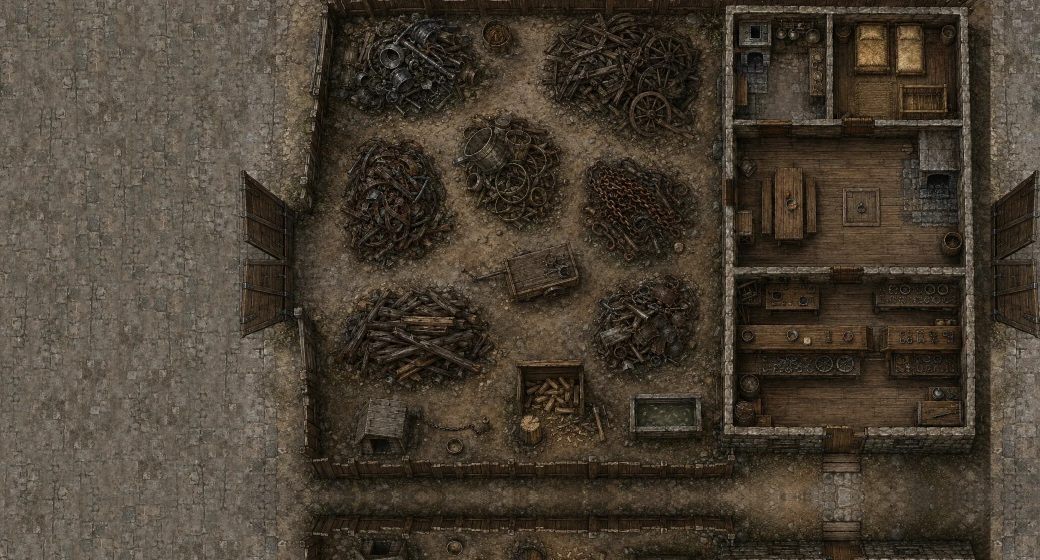
#> input picture fg/art/images/the-scrapyard.webp, 2080 x 1120 px (shown at 1/2 size)
$ python cut-yard-door.py
#> lines starting #> are read from the running program, lines starting #| are printed output that depends on the picture; after the words box and inside, x2 and y2 are one past the last pixel; in counts of white or black regions, pixels touching at a corner belong together
"""Cut a doorway between the yard and the house on the scrapyard plate.

The plate was generated with a solid west wall, so the house had no way in from the
yard at all - the occluder carried a door that sat on painted stone. Rather than
re-rolling the whole plate for one opening (which would move every wall the occluders
are written against), this transplants the house's own interior door: the leaf between
the living room and the shop, rotated a quarter turn into the west wall.

Using the plate's own art keeps the lighting, palette and stonework consistent, which
no amount of prompt-wrangling reliably does.

    python fg/art/edits/cut-yard-door.py

Already applied, and the plate has since been widened (widen-street.py), so the
coordinates below are for the ORIGINAL 1600px plate: add 480 to every x before
running this against the current one.
"""
import os
from PIL import Image, ImageFilter

HERE = os.path.dirname(os.path.abspath(__file__))
PLATE = os.path.join(HERE, '..', 'images', 'the-scrapyard.webp')

# The interior door between the living room and the shop, leaf plus a band of wall
# above and below it, measured off the plate.
SRC = (1184, 522, 1246, 571)
# Where it goes: the west wall at the one stretch of living-room floor with nothing
# standing against it. The wall is measured, not guessed - the source wall is 49px
# thick and this one is 24, so the tile is squeezed to fit rather than allowed to
# spill onto the floorboards, where wood on wood reads as a crate and not a door.
WALL_X0, WALL_X1 = 964, 989
DOOR_Y0, DOOR_Y1 = 352, 418


def main():
    im = Image.open(PLATE).convert('RGB')
#> im is the input picture: PIL image 2080x1120 RGB; mean R, G, B 72.7, 63.1, 50.5
    w, h = WALL_X1 - WALL_X0, DOOR_Y1 - DOOR_Y0
    tile = (im.crop(SRC)
              .rotate(90, expand=True, resample=Image.BICUBIC)
              .resize((w, h), Image.LANCZOS))
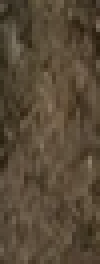
#> tile: PIL image 25x66 RGB (shown 4 times larger); mean R, G, B 87.5, 73.3, 54.7

    # Feather along the wall (top and bottom), where the transplant meets the stonework
    # it is interrupting. Across the wall the edges are the wall's own faces and must
    # stay hard, or the doorway blurs into the yard on one side and the floor on the
    # other and stops reading as an opening at all.
    mask = Image.new('L', (w, h), 0)
#> mask: PIL image 25x66 L; every value is 0
    mask.paste(Image.new('L', (w, h - 10), 255), (0, 5))
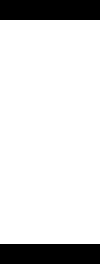
#> mask: PIL image 25x66 L (shown 4 times larger); 84.8% white; 2 black regions, box (x1, y1, x2, y2) and area: (0, 0, 25, 5) 125, (0, 61, 25, 66) 125
    mask = mask.filter(ImageFilter.GaussianBlur(2))
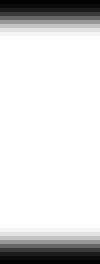
#> mask: PIL image 25x66 L (shown 4 times larger); min 2, max 255, mean 216.4

    im.paste(tile, (WALL_X0, DOOR_Y0), mask)
    im.save(PLATE, 'WEBP', quality=88, method=6)
    print('doorway cut at x %d-%d, y %d-%d  (%s, %.0f KB)'
          % (WALL_X0, WALL_X1, DOOR_Y0, DOOR_Y1,
             '%dx%d' % im.size, os.path.getsize(PLATE) / 1024))
#| doorway cut at x 964-989, y 352-418  (2080x1120, 624 KB)


if __name__ == '__main__':
    main()

$ run again, with fg/art/images/lupenors-market.webp copied over fg/art/images/the-scrapyard.webp
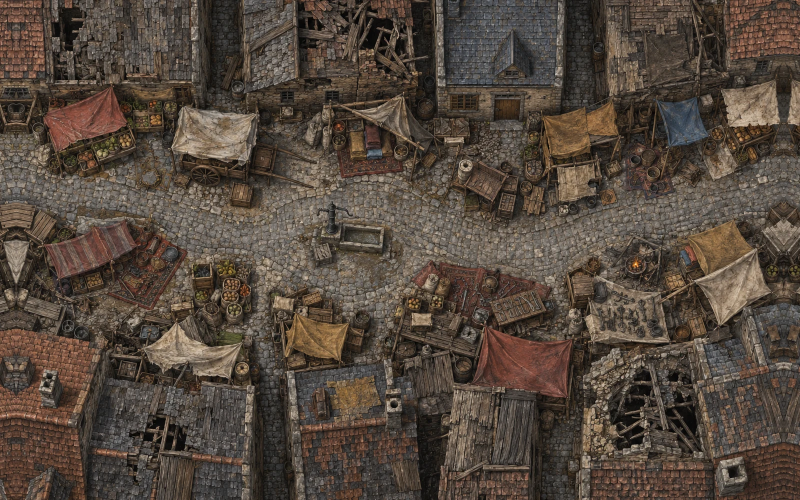
#> input picture fg/art/images/lupenors-market.webp, 1600 x 1000 px (shown at 1/2 size)
#> in main, im is the input picture: PIL image 1600x1000 RGB; mean R, G, B 84.3, 72, 61.5
#> in main, `tile = (im.crop(SRC) .rotate(90, expand=True, resample=Image.BICUBIC) ..`:
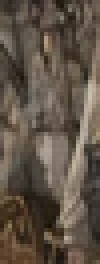
#> tile: PIL image 25x66 RGB (shown 4 times larger); mean R, G, B 95.6, 83.5, 71.3
#| doorway cut at x 964-989, y 352-418  (1600x1000, 536 KB)

$ run again, with fg/art/images/the-cellar.webp copied over fg/art/images/the-scrapyard.webp
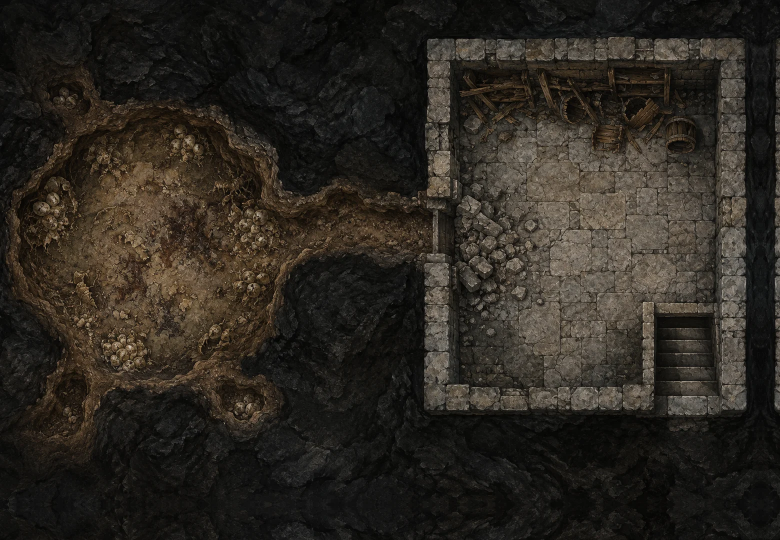
#> input picture fg/art/images/the-cellar.webp, 1560 x 1080 px (shown at 1/2 size)
#> in main, im is the input picture: PIL image 1560x1080 RGB; mean R, G, B 44.2, 39.6, 32.8
#> in main, `tile = (im.crop(SRC) .rotate(90, expand=True, resample=Image.BICUBIC) ..`:
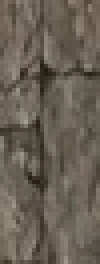
#> tile: PIL image 25x66 RGB (shown 4 times larger); mean R, G, B 104.6, 96.1, 84.2
#| doorway cut at x 964-989, y 352-418  (1560x1080, 331 KB)
